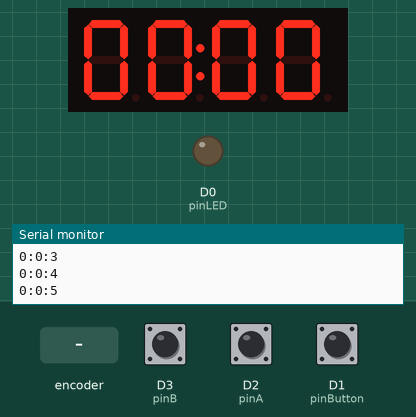
This sketch was run on a simulated ESP8266 (NodeMCU). Shown: 4-digit seven-segment display, output pins drawn as LEDs (lit = HIGH), the last lines printed to the serial monitor. Inputs (shaded band) come from the test bench; at power-on: D1 (pinButton) HIGH, D3 (pinB) HIGH, D2 (pinA) HIGH. WiFi joins after 1.5 s; servers stay silent unless stated; the local clock reads 2024-03-15 10:24:30 at power-on unless the sketch sets it; EEPROM starts erased; web services answer with replies made up by the test bench.

Above: at 5.5 s.
5.6 s: D1 (pinButton) pulled LOW for 0.15 s
At 5.78 s:
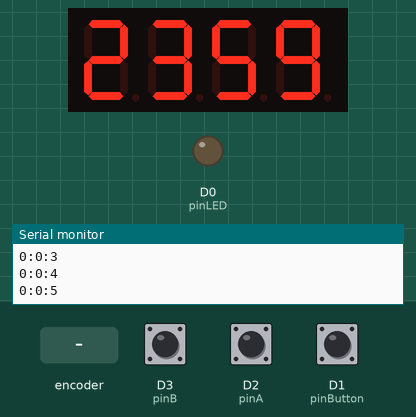
6.3 s: rotary encoder on D2 (pinA) / D3 (pinB) turned 1 step (first pin leading)
At 7.71 s:
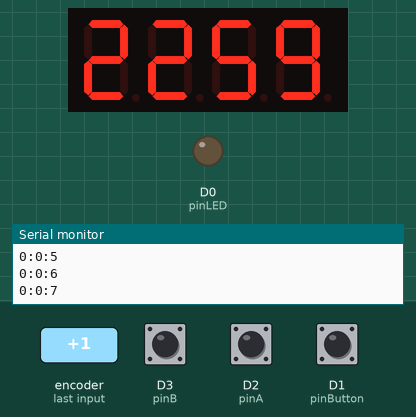
8.0 s: D1 (pinButton) pulled LOW for 1 s
At 8.52 s:
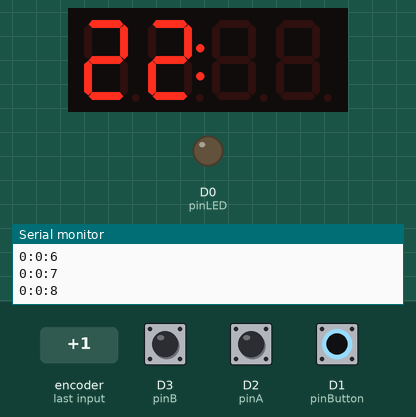
9.6 s: rotary encoder on D2 (pinA) / D3 (pinB) turned 1 step (first pin leading)
At 10.76 s:
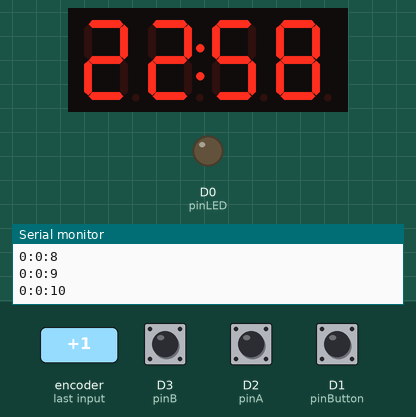
Timing chart, 0 to 12.4 s (numbered marks = the images above; inputs shaded):
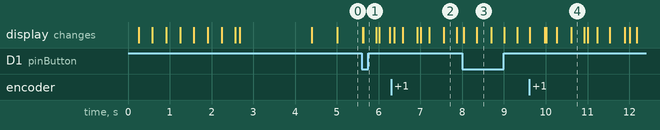

The sketch:

WiFiAlarm.ino
```cpp
#include <ESP8266WiFi.h>
#include <ESP8266WiFiMulti.h>
#include <ESP8266HTTPClient.h>
#include <WiFiClient.h>

/**
   WIFI STUFF
*/
//The wifi multi AP object
ESP8266WiFiMulti WiFiMulti;
//The wifi client that will handle the transfer
WiFiClient client;
//The HTTP get protocol object
HTTPClient http;
//Amount of minutes between checks
const byte ONLINE_CHECK_INTERVAL = 15;

/**
   Mode stuff
*/
//Only displays the current time
const byte DISPLAY_MODE = 0;
//Editing the hour mode
const byte HOUR_MODE = 1;
//Editing the minute mode
const byte MINUTE_MODE = 2;
//The current clock mode
byte clockMode = DISPLAY_MODE;


//The pin for the alarm LED
const int pinLED = D0;

/**
   Time keeping variables
*/
//First time on booting, check the time twice during the first minute
bool firstBoot = true;
//Amount of hours that have passed
byte hours = 0;
//Alarm hours
byte alarmHours = 0;
//Amount of minutes that have passed
byte minutes = 0;
//Alarm minutes
byte alarmMinutes = 0;
//Amount of seconds that have passed
byte seconds = 0;
//Variable to store the amount of time passed since last timestamp
int timepassed = 0;
//The point in time our last second update happened
unsigned long timestamp = 0;
//If the alarm is currently on
bool alarmOn = false;
//The value of the alarmRotation
int alarmVal = 0;
//Set the max amount for the alarm movement, increase to require more movement to SET alarm
#define ALARM_ON 2
//Set the max amount for the alarm movenennt, increase to require more movent to UNSET alarm (during sounding it is already x2)
#define ALARM_OFF -6
//If the alarm is sounding, this is true, if not, it's not
bool alarmSounding = false;
//The amount of snoozetime left. Gets set to 5 if its ht when the alarm sounds
byte snoozeTime = 0;
//The amount of times we have snoozed, gets reset if we turn off the alarm
byte timesSnoozed = 0;
//If the menu timeout reaches the menu timeout threshold, it resets to display mode
int menuTimeout = 0;
//100 updates / second, means 10 seconds for 1000 updates
#define MENU_TIMEOUT 1000

/**
 * Blinking stuff
 */
 //If we're hiding the info right now
bool isBlink = false;
//The amount of time we've spent on a period
byte blinkTime = 0;

/**
   Initial starting point of the code
*/
void setup() {
  //Start a Serial communication
  Serial.begin(115200);
  //Set pinmode for alarm led
  pinMode(pinLED, OUTPUT);
  //Initialize the screen
  initScreen();
  //Init wifi
  initWifi();
  //Init encoder stuff
  initEncoder();
  //Read EEProm to see if stuff was saved
  initEEPROM();
}

/**
   Runs the code repeatedly, as often as possible
*/
void loop() {
  //Update the blink timer (for the blinking numbers)
  updateBlink();

  //Handle time keeping as often as possible
  checkTime();

  //Switch modes on a button press
  if (checkEncoderButton()) {
    //Reset the timeout timer for the menu
    menuTimeout = 0;
    //If the alarm is sounding and we have no snooze, hit it to snooze
    if (alarmSounding && snoozeTime == 0) {
      //Increment the amount of times snoozed
      timesSnoozed ++;
      //Give us 5 more minutes, the first time
      if (timesSnoozed == 1) snoozeTime = 5;
      else if (timesSnoozed == 2) snoozeTime = 4;
      else if (timesSnoozed == 3) snoozeTime = 3;
      else if (timesSnoozed == 4) snoozeTime = 2;
      else if (timesSnoozed == 5) snoozeTime = 1;
      //If timesSnoozed is more, nothing happens anymore

      //If we have snoozed, also reset the alarm
      if (snoozeTime > 0) resetAlarmBuzzer();
    } else {
      //Depending on the clockMode we have before changing, save to EEPROM
      if (clockMode == HOUR_MODE) saveAlarmHours();
      else if (clockMode == MINUTE_MODE) saveAlarmMinutes();
      //Circle the modes with a modulus
      clockMode = (clockMode + 1) % 3;
      //Also reset the blinking for now
      if (clockMode == DISPLAY_MODE) displayTime(false, false);
      //Stop blinking for a bit
      blinkTime = 0;
      //Reset the snooze
      snoozeTime = 0;
    }
  }

  //Check the menuTimeout
  if (clockMode != DISPLAY_MODE) {
    menuTimeout ++;
    //After timeout, reset
    if (menuTimeout > MENU_TIMEOUT) {
      //Save the values
      if (clockMode == HOUR_MODE) saveAlarmHours();
      else if (clockMode == MINUTE_MODE) saveAlarmMinutes();
      //Reset to display mode
      clockMode = DISPLAY_MODE;
      //And reset the timeout
      menuTimeout = 0;
      //Return early, so the loop runs again ASAP
      return;
    }
  }

  //Check how to handle the encoder
  if (hasEncoderChanged()) {
    //In hour mode, change hours
    if (clockMode == HOUR_MODE) {
      //Add the amount to the hours
      alarmHours += readEncoder();
      //And make sure it loops back properly, >200 only happens on overflow
      if (alarmHours > 200) alarmHours = 23;
      else if (alarmHours > 23) alarmHours = 0;
    } else if (clockMode == MINUTE_MODE) {
      //Add the amount to the mintes
      alarmMinutes += readEncoder();
      //And make sure it loops back properly, >200 only happens on overflow
      if (alarmMinutes > 200) alarmMinutes = 59;
      else if (alarmMinutes > 59) alarmMinutes = 0;
    } else if (clockMode == DISPLAY_MODE) {
      //Now the rotary encoder turns of/on the alarm
      alarmVal += readEncoder();
      if (alarmVal > ALARM_ON) {
        alarmVal = 0;
        alarmOn = true;
        resetAlarmBuzzer();
        saveAlarmStatus();
      }
      else if (alarmVal < (alarmSounding ? ALARM_OFF * 3 : ALARM_OFF)) { //During alarm it's three times as hard to turn it off.
        alarmVal = 0;
        alarmOn = false;
        timesSnoozed = 0;
        snoozeTime = 0;
        alarmSounding = false;
        saveAlarmStatus();
      }

      //Turn the led on/off depending on alarm status
      digitalWrite(pinLED, (alarmOn ? HIGH : LOW));
    }
  }

  //Now handle the modes appropriately
  if (clockMode == HOUR_MODE) {
    //Editing the hour of the alarm
    displayTime(isBlink, false);
  } else if (clockMode == MINUTE_MODE) {
    //Editing the minute of the alarm
    displayTime(false, isBlink);
  }

  //If there is an alarm, the sounding will act as a delay, limiting fps
  if (snoozeTime == 0 && alarmSounding) checkScreeching();
  //Wait 10ms, run at approximately 100fps
  else delay(10);
}

/**
   Sets up a network connection
*/
void initWifi() {
  //Prepare the serial port, show pretty start animation
  byte delayLength = 100;
  for (uint8_t t = 4; t > 0; t--) {
    //Frame 1
    hours = 80;
    minutes = 0;
    displayTime(false, false);
    delay(delayLength);
    //Frame 3
    hours = 8;
    displayTime(false, false);
    delay(delayLength);
    //Frame 4
    minutes = 80;
    hours = 0;
    displayTime(false, false);
    delay(delayLength);
    //Frame 5
    minutes = 8;
    displayTime(false, false);
    delay(delayLength);
    //Frame 6
    minutes = 80;
    hours = 0;
    displayTime(false, false);
    delay(delayLength);
    hours = 8;
    minutes = 0;
    displayTime(false, false);
    delay(delayLength);
  }
  //Reset to no time (AAAA)
  hours = minutes = seconds = 11;
  displayTime(false, false);
  //Access the wifi
  WiFi.mode(WIFI_STA);
  WiFiMulti.addAP("SSID", "PASS");
  //get the time data from the online api
  getTime();
}

/**
  Retrieves the time from an online api
 **/
void getTime() {
  //Wait for a connection
  while (WiFiMulti.run() != WL_CONNECTED) {
    Serial.println("Waiting for wifi...");
    delay(1000);
  }
  //When we finally have a connection, continue
  if ((WiFiMulti.run() == WL_CONNECTED)) {
    //Get the data from the world time api

    if (http.begin(client, "http://worldtimeapi.org/api/ip.txt")) {
      // start connection and send HTTP header
      int httpCode = http.GET();

      // httpCode will be negative on error, so if it is >0 we can continue
      if (httpCode > 0) {
        //If we find a file, or the file has been moved, echo the payload
        if (httpCode == HTTP_CODE_OK || httpCode == HTTP_CODE_MOVED_PERMANENTLY) {
          parsePayload(http.getString());
        }
      } else {
        //Log the error string
        Serial.printf("[HTTP] GET... failed, error: %s\n", http.errorToString(httpCode).c_str());
      }
      http.end();
    } else {
      Serial.printf("[HTTP} Unable to connect\n");
    }
  }
}

/**
   Parses the provided payload from the time server
*/
void parsePayload(String data) {
  //Example date: "datetime: 2019-01-26T23:49:58.329505+01:00"
  //Isolate only the dateline from the output
  String dateLine = data.substring(data.indexOf("\n"), data.indexOf("\n", data.indexOf("\n") + 1));
  dateLine = dateLine.substring(dateLine.indexOf("T") + 1, dateLine.indexOf("."));
  //Now, split by colons to find the hours, minutes and seconds
  int firstColon = dateLine.indexOf(":");
  int secondColon = dateLine.indexOf(":", firstColon + 1);
  //Parse the dateLine string
  hours = dateLine.substring(0, firstColon).toInt();
  minutes = dateLine.substring(firstColon + 1, secondColon).toInt();
  seconds = dateLine.substring(secondColon + 1, dateLine.length()).toInt();
  //Print the result to the serial line
  Serial.println(String(hours) + ":" + String(minutes) + ":" + String(seconds));
}

/**
   Checks the passage of time
*/
void checkTime() {
  //Calculate how much time has passed
  timepassed = millis() - timestamp;

  //Only happens in case of unsigned long overflow
  if (timepassed < 0) {
    //Reset timestamp if the millis() has overflown, not ideal, but will at least fix for now
    timestamp = millis();
  }

  //If the timepassed is over a second, increase the timestamp by 1000
  if (timepassed >= 1000) {
    timestamp += 1000;
    seconds += 1;
    //Loop back time, and overflow into next unit of time
    if (seconds == 60) {
      seconds = 0;
      minutes++;
      //If we add a minute, also remove snoozeTime, if appropriate
      if (snoozeTime > 0) snoozeTime --;
      //Only during the boot procedure get time again
      if (firstBoot && ((minutes + 1) % ONLINE_CHECK_INTERVAL) != 0) {
        //Set the flag to false again
        firstBoot = false;
        getTime();
      }
    }
    //Sync every 15 minutes
    if ((minutes + 1) % ONLINE_CHECK_INTERVAL == 0 && seconds == 0) getTime();
    //Then continue time keeping
    if (minutes == 60) {
      minutes = 0;
      hours++;
    }
    if (hours == 24) {
      hours = 0;
    }
    //Finally display time every second
    if (clockMode == DISPLAY_MODE) displayTime(false, false);
    //And toggle the point
    toggleColon();

    //Log the current time
    Serial.print(String(hours) + ":" + String(minutes) + ":" + String(seconds));
    if (alarmOn) {
      Serial.print(" and alarm on " + String(alarmHours) + ":" + String(alarmMinutes));
      if (snoozeTime > 0) Serial.println("+" + String(snoozeTime));
      else Serial.println("");
    } else {
      //Finish the line
      Serial.println("");
    }

    //Now check the alarm
    if (clockMode == DISPLAY_MODE && hours == alarmHours && minutes == alarmMinutes) {
      if (alarmOn && !alarmSounding) {
        //Start sounding the alarm and ignore all other variables
        alarmSounding = true;
        snoozeTime = 0;
        timesSnoozed = 0;
        //Also switch  back to main display mode, because we need to do that
        clockMode = DISPLAY_MODE;
      }
    }
  }
}
```

Buzzer.ino
```cpp
/**
 * This file contains all the methods for the Piezo buzzer to make sound
 */

//Starting frequency for the first sound
#define FREQ1 80
//Starting frequency for the second sound
#define FREQ2 1000
//Starting delay for the first beep
#define BEEP_DELAY 1000
//The frequency the buzzer first makes
int freq1 = FREQ1;
//The frequency the buzzer then makes
int freq2 = FREQ2;
//The amount of initial silence between beeps
int beepDelay = BEEP_DELAY;
//Amount of Hz to increase every beep
byte freqStep = 50;
//Amount of time to have less delay every beep
byte timeStep = 50;
//The pin for the buzzer
const int pinBuzzer = D7;
//The point in time where the next beep should occur
unsigned long beepStart = 0;


/**
   Restores the buzzer variables to their default values
*/
void resetAlarmBuzzer() {
  freq1 = FREQ1;
  freq2 = FREQ2;
  beepDelay = BEEP_DELAY;
}

/**
   Makes the screeching sound when the alarm is
*/
void checkScreeching() {
  //Take a look at the current time
  unsigned long now = millis();
  //See if we are beeping
  if (now - beepStart < 200) {
    tone(pinBuzzer, freq1, 5);//850
    delay(5);
    tone(pinBuzzer, freq2, 5);//1800
    delay(5);
  } else if (now > beepStart) {
    beepStart = now + beepDelay;
    if (freq1 < 880) {
      freq1 += freqStep;
      freq2 += freqStep;
      beepDelay -= timeStep;
    }
  }
}
```

Encoder.ino
```cpp
/**
   This file contains any methods and variables used for the rotary encoder
*/
//The left, interrupt, pin
const int pinA = D2;
//The right (non interrupt) pin
const int pinB = D3;
//The pin for the pushbutton of the encoder
const int pinButton = D1;
//The direction of the turn (1= none, 2 = right, 0 = left)
volatile byte encoderDir = 1;
//Amount of updates to ignore any new presses in.
#define BUTTON_DEBOUNCE 50
//How many updates of irresponsiveness are left untill we trigger presses again
byte buttonTimeout = 0;

/**
   Handles the initialization of the encoder stuff
*/
void initEncoder() {
  //Set pinmodes
  pinMode(pinA, INPUT_PULLUP);
  pinMode(pinB, INPUT_PULLUP);
  pinMode(pinButton, INPUT_PULLUP);
  //Attach an interrupt to the first pin
  attachInterrupt(digitalPinToInterrupt(pinA), encoderChange, RISING);
}

/**
   Returns if the rotary encoder has moved since last reading
*/
bool hasEncoderChanged() {
  return encoderDir != 1;
}

/**
   Returns the amount of change the encoder has had since its last reading
*/
int readEncoder() {
  //Backup the current direction for this function
  int temp = encoderDir;
  //Now reset the direction to none
  encoderDir = 1;
  //And return using the reference we still have
  return temp - 1;
}

/**
   Returns true if a button press was detected, returns false if nothing was detected. Only detects
   the first rising edge, then nothing for a bit.
*/
bool checkEncoderButton() {
  if (digitalRead(pinButton) == LOW && buttonTimeout == 0) {
    //Set the timeout to the mentioned value
    buttonTimeout = BUTTON_DEBOUNCE;
    //This counts as a press
    return true;
  } else if (digitalRead(pinButton) == HIGH) {
    //Remove a little bit from the timeout untill it's gone
    if (buttonTimeout > 0) buttonTimeout--;
  }
  //If we didn't match any condition, return false
  return false;
}

/**
   Interrupt used for the rotary encoder
*/
void encoderChange() {
  //If they are the same, that is one rotaiton one way
  if ((digitalRead(pinA) == LOW) != (digitalRead(pinB) == LOW)) {
    encoderDir = 0;
  } else {
    encoderDir = 2;
  }
}
```

Memory.ino
```cpp
#include <EEPROM.h>
/**
   This file contains all methods containing any EEPROM stuff
*/

//The location in EEPROM of the alarmHours
const int alarmHoursAdress = 0;
//The location in EEPROM of the alarmMinutes
const int alarmMinutesAdress = 1;
//The location in EEPROM of the alarmStatus (on/off)
const int alarmStatusAdress = 2;

/**
  Starts the read from the EEPROM and checks if any settings
  we're left last time
*/
void initEEPROM() {
  //First start reading EEPROM
  EEPROM.begin(512);
  //Now read alarmHours
  byte aHours = EEPROM.read(alarmHoursAdress);
  //And alarmMinutes
  byte aMins = EEPROM.read(alarmMinutesAdress);
  //And finally alarm status
  byte aStatus = EEPROM.read(alarmStatusAdress);

  //And parse this shit
  alarmHours = constrain(aHours, 0, 23);
  alarmMinutes = constrain(aMins, 0, 59);
  alarmOn = aStatus == 1;

  //Turn the led on/off depending on alarm status
  digitalWrite(pinLED, (alarmOn ? HIGH : LOW));
}

/**
   Saves the alarmHours to EEPROM
*/
void saveAlarmHours() {
  //Writes the value to the right adress, only if it has changed
  if (EEPROM.read(alarmHoursAdress) != alarmHours) {
    EEPROM.put(alarmHoursAdress, alarmHours);
  }
  //And commit the change
  EEPROM.commit();
}

/**
   Saves the alarmMinutes to EEPROM
*/
void saveAlarmMinutes() {
  //Writes the value to the right adress, only if it has changed
  if (EEPROM.read(alarmMinutesAdress) != alarmMinutes) {
    EEPROM.put(alarmMinutesAdress, alarmMinutes);
  }
  //And commit the change
  EEPROM.commit();
}

/**
   Saves the alarmStatus to EEPROM
*/
void saveAlarmStatus() {
  //Writes the value to the right adress, only if it has changed
  if ((EEPROM.read(alarmStatusAdress) == 1) != alarmOn) {
    EEPROM.put(alarmStatusAdress, alarmOn);
  }
  //And commit the change
  EEPROM.commit();
}
```

SegmentDisplay.ino
```cpp
#include <TM1637.h>;
/**
   This file holds all the necessary variables and methods to interface with the SevenSegment display
*/
//The character for a clear (nothing on the screen);
const int8_t CLEAR = 0x7f;
//The screen instance
TM1637 screen(D6, D5);
//The numbers on the screen
int8_t displayNumbers[] = {0, 0, 0, 0};
//Boolean to see if the colon is on
bool colonOn = true;
//Half the period of a blink
byte blinkPeriod = 15;


/**
   Initializes the display
*/
void initScreen() {
  //Set brightness to default
  screen.set();
  //Initialize the screen
  screen.init();
  //Show the initial time
  displayTime(false, false);
}

/**
 * Updates the blinking timer, used in editing alarm hours and minutes
 */
void updateBlink(){
  //Check the blinktimer
  blinkTime ++;
  isBlink = blinkTime > blinkPeriod;
  if (blinkTime > blinkPeriod * 2) blinkTime = 0;
}

/**
   Toggles the colon on the display
*/
void toggleColon() {
  //Toggle the value
  colonOn = !colonOn;
  //Set the point in the screen
  screen.point(colonOn ? POINT_ON : POINT_OFF);
}

/**
   Show the current time HH:MM on the 4 digit display
*/
void displayTime(bool hideHours, bool hideMinutes) {
  //Check what time or alarm to display
  byte h = (clockMode == DISPLAY_MODE) ? hours : alarmHours;
  byte m = (clockMode == DISPLAY_MODE) ? minutes : alarmMinutes;

  //Calculate the numbers that go in each place
  displayNumbers[0] = hideHours ? CLEAR : h / 10;
  displayNumbers[1] = hideHours ? CLEAR : h % 10;
  displayNumbers[2] = hideMinutes ? CLEAR : m / 10;
  displayNumbers[3] = hideMinutes ? CLEAR : m % 10;

  //Now finally show the number on the screen
  screen.display(displayNumbers);
}
```

Measured:
- after the input at 5.6 s, the display: first changes at once (image 1 shows a later state)
